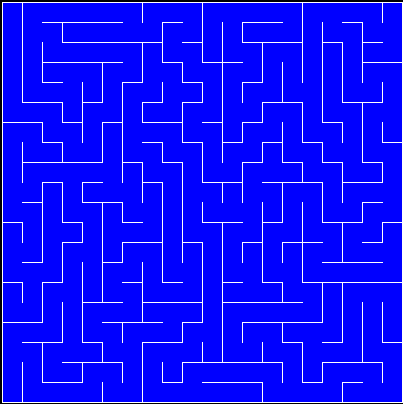
#> input picture Screenshot (15).png, 403 x 404 px
$ python 'Dijkstra using openCV.py'
#> lines starting #> are read from the running program, lines starting #| are printed output that depends on the picture; after the words box and inside, x2 and y2 are one past the last pixel; in counts of white or black regions, pixels touching at a corner belong together
import heapq
import cv2
import matplotlib.pyplot as plt
import numpy as np

class Vertex:
    def __init__(self,x_coord,y_coord):
        self.x=x_coord
        self.y=y_coord
        self.d=float('inf') #distance from source
        self.parent_x=None
        self.parent_y=None
        self.processed=False
        self.index_in_queue=None

#Return neighbor directly above, below, right, and left
def get_neighbors(mat,r,c):
    shape=mat.shape
    neighbors=[]
    #ensure neighbors are within image boundaries
    if r > 0 and not mat[r-1][c].processed:
         neighbors.append(mat[r-1][c])
    if r < shape[0] - 1 and not mat[r+1][c].processed:
            neighbors.append(mat[r+1][c])
    if c > 0 and not mat[r][c-1].processed:
        neighbors.append(mat[r][c-1])
    if c < shape[1] - 1 and not mat[r][c+1].processed:
            neighbors.append(mat[r][c+1])
    return neighbors

def bubble_up(queue, index):
    if index <= 0:
        return queue
    p_index=(index-1)//2
    if queue[index].d < queue[p_index].d:
            queue[index], queue[p_index]=queue[p_index], queue[index]
            queue[index].index_in_queue=index
            queue[p_index].index_in_queue=p_index
            quque = bubble_up(queue, p_index)
    return queue

def bubble_down(queue, index):
    length=len(queue)
    lc_index=2*index+1
    rc_index=lc_index+1
    if lc_index >= length:
        return queue
    if lc_index < length and rc_index >= length: #just left child
        if queue[index].d > queue[lc_index].d:
            queue[index], queue[lc_index]=queue[lc_index], queue[index]
            queue[index].index_in_queue=index
            queue[lc_index].index_in_queue=lc_index
            queue = bubble_down(queue, lc_index)
    else:
        small = lc_index
        if queue[lc_index].d > queue[rc_index].d:
            small = rc_index
        if queue[small].d < queue[index].d:
            queue[index],queue[small]=queue[small],queue[index]
            queue[index].index_in_queue=index
            queue[small].index_in_queue=small
            queue = bubble_down(queue, small)
    return queue

def get_distance(img,u,v):
    return 0.1 + (float(img[v][0])-float(img[u][0]))**2+(float(img[v][1])-float(img[u][1]))**2+(float(img[v][2])-float(img[u][2]))**2

def drawPath(img,path, thickness=2):
    '''path is a list of (x,y) tuples'''
    x0,y0=path[0]
    for vertex in path[1:]:
        x1,y1=vertex
        cv2.line(img,(x0,y0),(x1,y1),(0,0,0),thickness)
        x0,y0=vertex

def find_shortest_path(img, src, dst):
    pq = []  # min-heap priority queue
    source_x = src[0]
    source_y = src[1]
    dest_x = dst[0]
    dest_y = dst[1]
    imagerows, imagecols = img.shape[0], img.shape[1]
    matrix = np.full((imagerows, imagecols), None)  # access by matrix[row][col]
    for r in range(imagerows):
        for c in range(imagecols):
            matrix[r][c] = Vertex(c, r)
            matrix[r][c].index_in_queue = len(pq)
            pq.append(matrix[r][c])
    matrix[source_y][source_x].d = 0
    pq = bubble_up(pq, matrix[source_y][source_x].index_in_queue)

    while len(pq) > 0:
        u = pq[0]
        u.processed = True
        pq[0] = pq[-1]
        pq[0].index_in_queue = 0
        pq.pop()
        pq = bubble_down(pq, 0)
        neighbors = get_neighbors(matrix, u.y, u.x)
        for v in neighbors:
            dist = get_distance(img, (u.y, u.x), (v.y, v.x))
            if u.d + dist < v.d:
                v.d = u.d + dist
                v.parent_x = u.x
                v.parent_y = u.y
                idx = v.index_in_queue
                pq = bubble_down(pq, idx)
                pq = bubble_up(pq, idx)

    path = []
    iter_v = matrix[dest_y][dest_x]
    path.append((dest_x, dest_y))
    while (iter_v.y != source_y or iter_v.x != source_x):
        path.append((iter_v.x, iter_v.y))
        iter_v = matrix[iter_v.parent_y][iter_v.parent_x]

    path.append((source_x, source_y))
    return path


img = cv2.imread('Screenshot (15).png') # read the image
#> img is the input picture: shape (404, 403, 3); mean B, G, R 251.9, 13.8, 13.8
cv2.circle(img,(385,385), 3, (255,0,0), -1) # add a circle at (5, 220)
cv2.circle(img, (5,5), 3, (0,0,255), -1) # add a circle at (5,5)
#> img: shape (404, 403, 3); 0.02% of pixels changed, all inside (x1, y1, x2, y2) = (2, 2, 9, 9)
plt.figure(figsize=(7,7))
plt.imshow(img)
plt.show()


img = cv2.imread('Screenshot (15).png') # read image
cv2.imwrite('Screenshot (15).png', img)
p = find_shortest_path(img, (5,5), (385,385))
drawPath(img,p)
#> the loop in drawPath, `for vertex in path[1:]:` made 1777 passes
#> vertex on passes 1 to 3: (385, 385), (385, 384), (384, 384)
#> after the loop in drawPath, `for vertex in path[1:]:`:
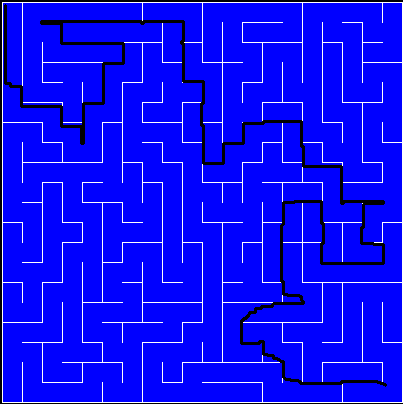
#> img: shape (404, 403, 3); 3.16% of pixels changed, all inside (x1, y1, x2, y2) = (4, 4, 387, 387)
cv2.imwrite('maze-solution2.png', img)
plt.figure(figsize=(7,7))
plt.imshow(img) # show the image on the screen
plt.show()
